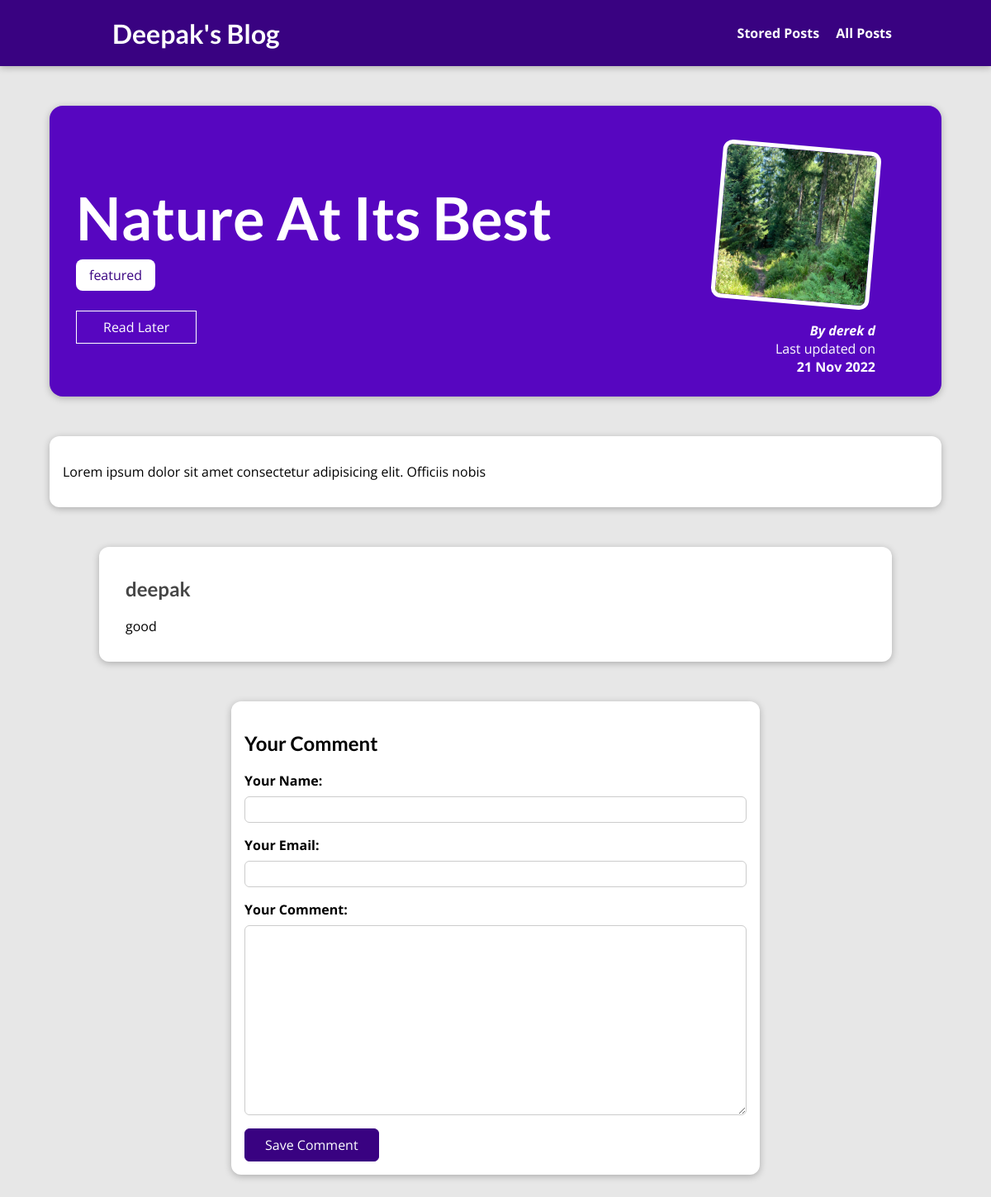
The app's page /posts/into-the-woods with its own data.
### blog/models.py (models this page shows, shortened)
class Post(models.Model):
    title = models.CharField(max_length=150)
    excerpt = models.CharField(max_length=200)
    image = models.ImageField(upload_to="posts",null=True)
    date = models.DateField(auto_now=True)
    slug = models.SlugField(unique=True)
    content = models.TextField(validators=[MinLengthValidator(10)])
    author = models.ForeignKey("Author",on_delete=models.SET_NULL,null=True,related_name="posts")
    tags = models.ManyToManyField(Tag)

class Tag(models.Model):
    caption = models.CharField(max_length=20)

class Author(models.Model):
    first_name = models.CharField(max_length=100)
    last_name = models.CharField(max_length=100)
    email_address = models.EmailField()
    def __str__(self):
        return f"{self.first_name} {self.last_name}"

class Comment(models.Model):
    user_name = models.CharField(max_length=120)
    user_email = models.EmailField()
    text = models.TextField(max_length=400)
    post = models.ForeignKey("Post",on_delete=models.CASCADE,related_name="comments") # post delete m comment bhi delete ho jaye

### blog/views.py (the view, shortened to what this page needs)
# urls.py: path("posts/<slug:slug>",views.SinglePostView.as_view(), name="post-detail-page"),
class SinglePostView(View):
    def get(self,request,slug):
        context = self.common(slug)
        stored_posts = request.session.get("stored_posts")
        if stored_posts is not None:
            is_saved_for_later = context["post"].id in stored_posts
        else:
            is_saved_for_later = False
        context["saved_for_later"]=is_saved_for_later
        return render(request,"blog/post-detail.html",context)
    def common(self,slug):
        post = Post.objects.get(slug=slug)
        post_tags = post.tags.all()
        comment_form = CommentForm()
        comment = post.comments.all().order_by("-id")
        context = {
            "post":post,
            "post_tags":post_tags,
            "comment_form":comment_form,
            "comments":comment
        }
        return context

### blog/forms.py
class CommentForm(forms.ModelForm):
    class Meta:
        model = Comment
        exclude = ["post"]
        labels = {
            "user_name":"Your Name",
            "user_email":"Your Email",
            "text":"Your Comment"
        }

### blog/templates/blog/post-detail.html (shortened to what this page needs)
{% extends "base.html" %}
{% load static %}
{% block css_files %}
<link rel="stylesheet" href="{% static 'blog/post-detail.css' %}">
{% endblock %}
{% block content %}
<section id="summary">
    <h2>{{post.title}}</h2>
    <div>
        {% for tag in post_tags %}
            <span class="tag">{{tag.caption}}</span>
        {% endfor %}
    </div>
    <div id="read-later">
        <form action="{% url 'read-later' %}" method="POST">
            <button>
                {% if saved_for_later %}
                    Remove from "Read Later" List
                {% else %}
                    Read Later
                {% endif %}
            </button>
        </form>
    </div>
    <article>
        <img src="{{ post.image.url }}" alt="{{post.title}}">
        <address>By <a href="mailto:{{post.author.email_address}}">{{post.author}}</a></address>
        <div>Last updated on</div> <time>{{post.date|date:"d M Y"}}</time>
    </article>
</section>
<main>
    {{post.content|linebreaks}}
</main>
<section id="comments">
    <ul>
        {% for comment in comments %}
            <li>
                <h2>{{ comment.user_name }}</h2>
                <p>{{ comment.text|linebreaks }}</p>
            </li>
        {% endfor %}
        </ul>
</section>
<section id="comment-form">
    <h2>Your Comment</h2>
    <form action="{% url 'post-detail-page' post.slug %}" method="POST">
        {% for form_field in comment_form %}
            <div class="form-control">
                {{ form_field.label_tag }}
                {{ form_field }}
            </div>
        {% endfor %}
        <button>Save Comment</button>
    </form>
</section>
{% endblock content %}

### static/app.css (style rules this page uses)
* { box-sizing: border-box; }
html { font-family: 'Open Sans', 'Lato', sans-serif; }
body { margin: 0; }
h1, h2, h3 { font-family: 'Lato', sans-serif; font-weight: bold; }

### blog/static/blog/post-detail.css (style rules this page uses)
body { background-color: #e7e7e7; }
#summary { margin: 8rem auto 3rem auto; padding: 2rem; width: 90%; max-width: 90rem; border-radius: 16px; background-color: #5706c0; position: relative; box-shadow: 0 2px 8px rgba(0, 0, 0, 0.25); height: 22rem; }
#summary h2 { color: white; font-size: 4.5rem; margin-bottom: 1rem; }
#summary article { position: absolute; top: 2rem; right: 3rem; padding: 1rem 2rem; border-radius: 12px; text-align: right; color: white; }
#summary article img { width: 12rem; height: 12rem; border-radius: 12px; transform: rotateZ(5deg); border: 5px solid white; margin-bottom: 1rem; }
#summary address { font-weight: bold; }
#summary a { color: white; text-decoration: none; }
#summary time { font-weight: bold; }
#read-later { margin: 2rem 0; }
#read-later button { background-color: transparent; border: 1px solid white; padding: 0.5rem 2rem; font: inherit; color: white; cursor: pointer; }
main { width: 90%; max-width: 90rem; margin: 3rem auto; background-color: white; padding: 1rem; border-radius: 12px; box-shadow: 0 2px 8px rgba(0, 0, 0, 0.25); }
.tag { background-color: white; color: #390281; padding: 0.5rem 1rem; border-radius: 8px; }
#comment-form { margin: 3rem auto; width: 90%; max-width: 40rem; border-radius: 12px; background-color: white; box-shadow: 0 2px 8px rgba(0, 0, 0, 0.25); padding: 1rem; }
#comment-form button { font: inherit; background-color: #390281; color: white; border: 1px solid #390281; padding: 0.5rem 1.5rem; border-radius: 6px; cursor: pointer; }
.form-control { margin-bottom: 1rem; }
.form-control label { font-weight: bold; margin-bottom: 0.5rem; display: block; }
.form-control input, .form-control textarea { display: block; width: 100%; font: inherit; padding: 0.25rem; border-radius: 6px; border: 1px solid #ccc; }
#comments { margin: 3rem auto; width: 90%; max-width: 60rem; border-radius: 12px; background-color: white; box-shadow: 0 2px 8px rgba(0, 0, 0, 0.25); padding: 1rem 2rem; }
#comments ul { list-style: none; margin: 0; padding: 0; }
#comments li { margin-bottom: 1rem; border-bottom: 2px solid #ccc; }
#comments li:last-of-type { border-bottom: none; }
#comments h2 { color: #464646; }

### records on screen
Post: title "Nature At Its Best", image (picture), author "derek d", date "21 Nov 2022", content "Lorem ipsum dolor sit amet consectetur adipisicing elit. Officiis nobis"
Tag: caption "featured"
Comment: user_name "deepak", text "good"
